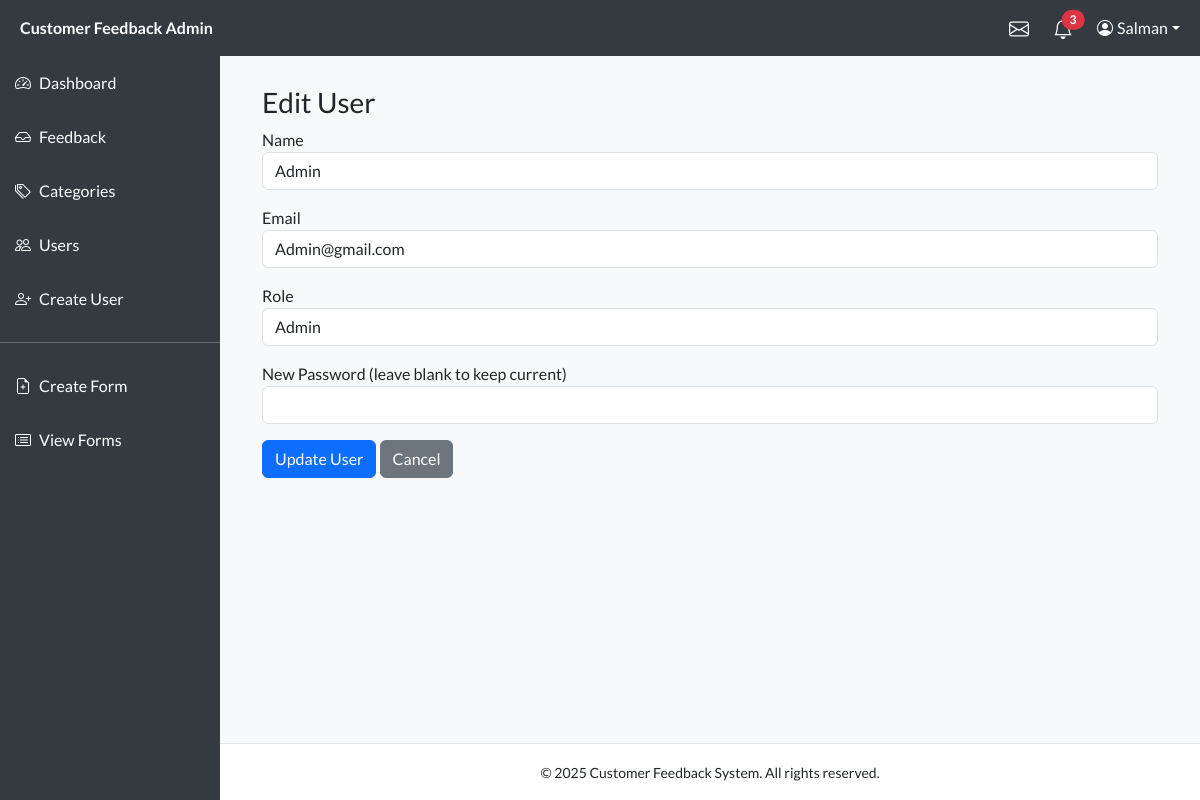
The page /Admin/edit_user.php?id=2 (signed in) on the database its author committed.
### tables this page shows
CREATE TABLE `users` (
  `id` int(11) NOT NULL,
  `name` varchar(100) NOT NULL,
  `email` varchar(100) NOT NULL,
  `password` varchar(255) NOT NULL,
  `role` enum('admin','staff') DEFAULT 'staff',
  `created_at` timestamp NOT NULL DEFAULT current_timestamp()
);

### Admin/edit_user.php (the view, shortened to what this page needs)
<?php
require_once '../db.php';
$id = intval($_GET['id']);
$user = $conn->query("SELECT * FROM users WHERE id = $id")->fetch_assoc();
?>
<?php include 'includes/header.php'; ?>
<?php include 'includes/sidebar.php'; ?>
<div class="container">
    <h3>Edit User</h3>
    <form method="POST">
        <div class="mb-3">
            <label>Name</label>
            <input type="text" name="name" value="<?= htmlspecialchars($user['name']) ?>" class="form-control" required>
        </div>
        <div class="mb-3">
            <label>Email</label>
            <input type="email" name="email" value="<?= htmlspecialchars($user['email']) ?>" class="form-control" required>
        </div>
        <div class="mb-3">
            <label>Role</label>
            <select name="role" class="form-control" required>
                <option value="admin" <?= $user['role'] === 'admin' ? 'selected' : '' ?>>Admin</option>
            </select>
        </div>
        <div class="mb-3">
            <label>New Password (leave blank to keep current)</label>
            <input type="password" name="password" class="form-control">
        </div>
        <button type="submit" class="btn btn-primary">Update User</button>
        <a href="users.php" class="btn btn-secondary">Cancel</a>
    </form>
</div>
<?php include 'includes/footer.php'; ?>

### Admin/includes/header.php (style rules this page uses)
* { font-family: 'Lato', sans-serif; }
body { margin: 0; padding: 0; display: flex; flex-direction: column; }

### rows shown on the page
users: name "Admin", email "Admin@gmail.com", role "Admin"

### other values the page prints
$unreadCount "3"
$_SESSION['user_name'] "Salman"
